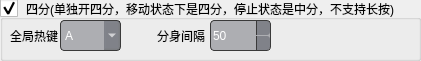
     <widget class="QGroupBox" name="groupBox_20">
      <property name="geometry">
       <rect>
        <x>10</x>
        <y>80</y>
        <width>421</width>
        <height>61</height>
       </rect>
      </property>
      <property name="styleSheet">
       <string notr="true">/* 复选框指示器样式 - 位于标题左侧 */
QGroupBox::indicator {
    width: 18px;
    height: 18px;
    position: absolute;
    left: 5px;
    top: -1px;
}
/* 未选中状态的复选框图标 */
QGroupBox::indicator:unchecked {
    image: url(:/D:/复选框-未选.svg);
    background-color: transparent;
    border: none;
}

/* 选中状态的复选框图标 */
QGroupBox::indicator:checked {
    image: url(:/D:/复选选中 (1).svg);
    background-color: transparent;
    border: none;
}</string>
      </property>
      <property name="title">
       <string>四分(单独开四分，移动状态下是四分，停止状态是中分，不支持长按)</string>
      </property>
      <property name="flat">
       <bool>false</bool>
      </property>
      <property name="checkable">
       <bool>true</bool>
      </property>
      <widget class="QLabel" name="label_78">
       <property name="geometry">
        <rect>
         <x>10</x>
         <y>20</y>
         <width>51</width>
         <height>31</height>
        </rect>
       </property>
       <property name="text">
        <string>全局热键</string>
       </property>
      </widget>
      <widget class="QComboBox" name="comboBox_21">
       <property name="geometry">
        <rect>
         <x>60</x>
         <y>20</y>
         <width>61</width>
         <height>31</height>
        </rect>
       </property>
       <property name="styleSheet">
        <string notr="true">/* 深色模式 QDoubleSpinBox 美化 */
QComboBox {
   background-color: rgba(23, 28, 40,0.3);     /* 深灰背景 */
    color: #FFFFFF;                 /* 白色文字 */
    border: 1px solid #3A3A3A;      /* 中灰色边框 */
    border-radius: 4px;             /* 圆角 */
	font:10pt &quot;Segoe UI&quot;;
    selection-color: white;         /* 选中文本颜色 */
}

QComboBox::drop-down {
	padding:7px 3px;
    image: url(:/D:/drop-down.svg); /* 浅色下箭头 */
    width: 15px;
    height: 15px;
}

/* 禁用状态 */
QComboBox:disabled {
    background-color: #1A1A1A;      /* 更暗背景 */
    color: #7A7A7A;                 /* 灰色文字 */
    border: 1px solid #2D2D2D;      /* 深灰边框 */
}

/* 鼠标悬停效果 */
QComboBox:hover {
    border: 1px solid #4A4A4A;      /* 边框变亮 */
}
</string>
       </property>
       <item>
        <property name="text">
         <string>A</string>
        </property>
       </item>
       <item>
        <property name="text">
         <string>B</string>
        </property>
       </item>
       <item>
        <property name="text">
         <string>C</string>
        </property>
       </item>
       <item>
        <property name="text">
         <string>D</string>
        </property>
       </item>
       <item>
        <property name="text">
         <string>E</string>
        </property>
       </item>
       <item>
        <property name="text">
         <string>F</string>
        </property>
       </item>
       <item>
        <property name="text">
         <string>G</string>
        </property>
       </item>
       <item>
        <property name="text">
         <string>H</string>
        </property>
       </item>
       <item>
        <property name="text">
         <string>I</string>
        </property>
       </item>
       <item>
        <property name="text">
         <string>J</string>
        </property>
       </item>
       <item>
        <property name="text">
         <string>K</string>
        </property>
       </item>
       <item>
        <property name="text">
         <string>L</string>
        </property>
       </item>
       <item>
        <property name="text">
         <string>M</string>
        </property>
       </item>
       <item>
        <property name="text">
         <string>N</string>
        </property>
       </item>
       <item>
        <property name="text">
         <string>O</string>
        </property>
       </item>
       <item>
        <property name="text">
         <string>P</string>
        </property>
       </item>
       <item>
        <property name="text">
         <string>Q</string>
        </property>
       </item>
       <item>
        <property name="text">
         <string>R</string>
        </property>
       </item>
       <item>
        <property name="text">
         <string>S</string>
        </property>
       </item>
       <item>
        <property name="text">
         <string>T</string>
        </property>
       </item>
       <item>
        <property name="text">
         <string>U</string>
        </property>
       </item>
       <item>
        <property name="text">
         <string>V</string>
        </property>
       </item>
       <item>
        <property name="text">
         <string>W</string>
        </property>
       </item>
       <item>
        <property name="text">
         <string>X</string>
        </property>
       </item>
       <item>
        <property name="text">
         <string>Y</string>
        </property>
       </item>
       <item>
        <property name="text">
         <string>Z</string>
        </property>
       </item>
       <item>
        <property name="text">
         <string>1</string>
        </property>
       </item>
       <item>
        <property name="text">
         <string>2</string>
        </property>
       </item>
       <item>
        <property name="text">
         <string>3</string>
        </property>
       </item>
       <item>
        <property name="text">
         <string>4</string>
        </property>
       </item>
       <item>
        <property name="text">
         <string>5</string>
        </property>
       </item>
       <item>
        <property name="text">
         <string>6</string>
        </property>
       </item>
       <item>
        <property name="text">
         <string>7</string>
        </property>
       </item>
       <item>
        <property name="text">
         <string>8</string>
        </property>
       </item>
       <item>
        <property name="text">
         <string>9</string>
        </property>
       </item>
       <item>
        <property name="text">
         <string>0</string>
        </property>
       </item>
       <item>
        <property name="text">
         <string>空格</string>
        </property>
       </item>
       <item>
        <property name="text">
         <string>~</string>
        </property>
       </item>
      </widget>
      <widget class="QLabel" name="label_79">
       <property name="geometry">
        <rect>
         <x>157</x>
         <y>20</y>
         <width>51</width>
         <height>31</height>
        </rect>
       </property>
       <property name="text">
        <string>分身间隔</string>
       </property>
      </widget>
      <widget class="QDoubleSpinBox" name="doubleSpinBox_75">
       <property name="geometry">
        <rect>
         <x>210</x>
         <y>20</y>
         <width>61</width>
         <height>31</height>
        </rect>
       </property>
       <property name="styleSheet">
        <string notr="true">/* 深色模式 QDoubleSpinBox 美化 */
QDoubleSpinBox {
	 border: 1px solid #37474F;
    background-color: rgba(23, 28, 40,0.3);
    color: #FFFFFF;                 /* 白色文字 */
    border: 1px solid #3A3A3A;      /* 中灰色边框 */
    border-radius: 4px;             /* 圆角 */
    font: 10pt &quot;Microsoft YaHei UI&quot;; /* 微软雅黑字体 */
   /*selection-background-color: #19232D; /* 选中文本背景-主色调 */
    selection-color: white;         /* 选中文本颜色 */
}


/* 上下按钮区域 */
QDoubleSpinBox::up-button, QDoubleSpinBox::down-button {
   background-color: rgba(23, 28, 40,0.3);      /* 按钮背景 */
    border-left: 1px solid #3A3A3A; /* 左侧分隔线 */
    width: 13px;                   /* 按钮宽度 */
   border-top-right-radius: 3px;   /* 右上圆角 */
    border-bottom-right-radius: 3px;/* 右下圆角 */
}

/* 按钮悬停效果 */
QDoubleSpinBox::up-button:hover, QDoubleSpinBox::down-button:hover {
    background-color: rgb(66, 79, 95);      /* 悬停变亮 */
}

/* 按钮按下效果 */
QDoubleSpinBox::up-button:pressed, QDoubleSpinBox::down-button:pressed {
    background-color: rgb(66, 79, 95);     /* 按下变暗 */
}

/* 上下箭头图标 */
QDoubleSpinBox::up-arrow {
    image: url(:/D:/drop-up.svg); /* 浅色上箭头 */
    width: 12px;
    height: 12px;
}

QDoubleSpinBox::down-arrow {
    image: url(:/D:/drop-down.svg); /* 浅色下箭头 */
    width: 12px;
    height: 12px;
}

/* 禁用状态 */
QDoubleSpinBox:disabled {
    background-color: #1A1A1A;      /* 更暗背景 */
    color: #7A7A7A;                 /* 灰色文字 */
    border: 1px solid #2D2D2D;      /* 深灰边框 */
}

/* 鼠标悬停效果 */
QDoubleSpinBox:hover {
    border: 1px solid #4A4A4A;      /* 边框变亮 */
}
</string>
       </property>
       <property name="decimals">
        <number>0</number>
       </property>
       <property name="minimum">
        <double>1.000000000000000</double>
       </property>
       <property name="maximum">
        <double>1000.000000000000000</double>
       </property>
       <property name="value">
        <double>50.000000000000000</double>
       </property>
      </widget>
     </widget>
